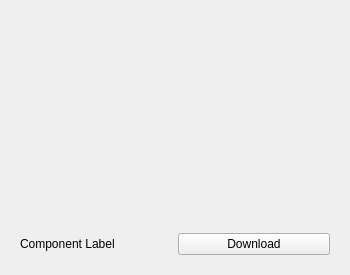
<?xml version="1.0" encoding="UTF-8"?>
<ui version="4.0">
 <class>ComponentItemView</class>
 <widget class="QWidget" name="ComponentItemView">
  <property name="geometry">
   <rect>
    <x>0</x>
    <y>0</y>
    <width>350</width>
    <height>275</height>
   </rect>
  </property>
  <property name="sizePolicy">
   <sizepolicy hsizetype="Minimum" vsizetype="Minimum">
    <horstretch>0</horstretch>
    <verstretch>0</verstretch>
   </sizepolicy>
  </property>
  <property name="minimumSize">
   <size>
    <width>350</width>
    <height>275</height>
   </size>
  </property>
  <property name="maximumSize">
   <size>
    <width>500</width>
    <height>400</height>
   </size>
  </property>
  <property name="windowTitle">
   <string>item_view</string>
  </property>
  <layout class="QVBoxLayout" name="verticalLayout">
   <item>
    <widget class="Thumbnail" name="thumbnail" native="true">
     <layout class="QVBoxLayout" name="verticalLayout_2"/>
    </widget>
   </item>
   <item>
    <widget class="QWidget" name="bottomPanel" native="true">
     <property name="sizePolicy">
      <sizepolicy hsizetype="Preferred" vsizetype="Maximum">
       <horstretch>0</horstretch>
       <verstretch>0</verstretch>
      </sizepolicy>
     </property>
     <layout class="QHBoxLayout" name="horizontalLayout">
      <item>
       <widget class="QLabel" name="componentLabel">
        <property name="text">
         <string>Component Label</string>
        </property>
       </widget>
      </item>
      <item>
       <widget class="QPushButton" name="pushButton">
        <property name="text">
         <string>Download</string>
        </property>
       </widget>
      </item>
     </layout>
    </widget>
   </item>
  </layout>
 </widget>
 <customwidgets>
  <customwidget>
   <class>Thumbnail</class>
   <extends>QWidget</extends>
   <header location="global">component_library/components/thumbnail</header>
   <container>1</container>
  </customwidget>
 </customwidgets>
 <resources/>
 <connections/>
</ui>
